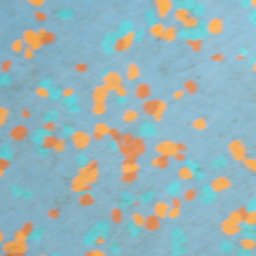
#> input picture tex/ground1013_small.png, 256 x 256 px
$ python test_one_synthesis.py
#> lines starting #> are read from the running program, lines starting #| are printed output that depends on the picture
### src/texto.py
#  Copyright Arthur Leclaire (c), 2019.
#  https://plmlab.math.cnrs.fr/aleclaire/texto

#  Modified by Clément Weinreich and Paul-Henri Pinart in 2023

import numpy as np
import sklearn.mixture                # for EM
from skimage.transform import resize
from scipy.linalg import sqrtm
from src.patch import *
from src.gaussian_texture import *
import src.semidiscrete_ot as sdot
import matplotlib.pyplot as plt
import time
from src.affine_transport import *
import ot
from src.utils import wasserstein_distance

class model:
    def __init__(self,im0, w, nscales, ngmm, visu=False, s=1, niter=100000, C=1,mode="BASETEXTO",recomp_weight=False,mediane=False):
        # Texture synthesis with patch optimal transport
        #  This function initializes the texture model.
        #  It computes all the model parameters from a given exemplar image.
        #
        #   texmodel = model(im0,w,nscales,ngmm, visu = False, s=1, niter=100000, C=1)
        #
        # Input:
        # - im0:      original image
        # - w:        patch size (square patches of size w x w)
        # - nscales:  number of scales
        # - ngmm:     number of Gaussian components in GMM
        # [- visu     show synthesis results while estimating the model]
        # [- s        patch stride]
        # [- niter    number of iterations for estimating semi-discrete OT]
        # [- C        gradient step for estimating semi-discrete OT]
        #
        # Output:
        # - texmodel: texture model
#> called with w = 3, nscales = 4, ngmm = 4, visu = False, s = 1, niter = 100000, C = 1, mode = 'BASETEXTO'
        assert mode in ["BASETEXTO","RANDOMPATCH","NNPROJ","AFFINE"], "mode must be BASETEXTO, RANDOMPATCH, NNPROJ or AFFINE"

        m = im0.shape[0]
#> m = 256
        n = im0.shape[1]
#> n = 256
        if len(im0.shape)>2:
            nc = im0.shape[2]
#> nc = 3
        else:
            nc = 1

        self.nbchannels = nc
#> self.nbchannels = 3
        self.nscales = nscales
        self.patchsize = w
        self.ngmm = ngmm
        self.mode = mode

        self.mediane= mediane
        self.recomp_weight = recomp_weight

        # Parameters
        self.s = s         # stride
        self.niter = niter  # nb of iterations in ASGD
        self.gradientstep = C          # gradient step in ASGD

        # Initialize lists to store transportation maps at all scales
        self.v = []
        self.y = []
        self.y2 = []
        self.nu = []
        self.gmm = []
        self.transform_params = []

        # Storing for experiments
        self.dist_X_TvX = []
        self.dist_Z_R_Z = []
        self.dist_Z_y = []
        self.dist_R_Z_y = []

        self.patches_before_transport = []
        self.patches_after_transport = []
        self.patches_after_recomp = []

        self.couts = []

        self.last_synthesis = None

        t0 = time.time()

        if(mediane and recomp_weight):
            raise Exception("Parametres pas clairs, mediane ou recomp_weight ?")

        for scale in range(nscales-1, -1, -1):

            print(f'Processing scale {scale}')

            # Original image at current scale
            rf = 2**scale
            msc = int(np.ceil(m/rf))
            nsc = int(np.ceil(n/rf))
            im0sc = resize(im0, (msc, nsc), order=3, clip = False, anti_aliasing=False, mode='symmetric');
            im0sc2 = resize(im0, (2*msc, 2*nsc), order=3, clip = False, anti_aliasing=False, mode='symmetric');

            # Synthesis before transport (Gaussian or upsampled)
            if scale == nscales-1:
                (t,mv) = estimate_adsn_model(im0sc)
                self.meancolor = mv
                self.texton = t
                mv = np.reshape(mv,(1,1,nc))*np.ones((msc,nsc,nc))
                synthbt = adsn(t,mv)

            # Construct patch operators
            P = patch(msc,nsc,nc,w,self.s)
            if scale>0:
                P2 = patch(2*msc,2*nsc,nc,2*w,2*self.s)

            # Extract patches before transport
            Pbt = P.im2patch(synthbt)
            # Source measure
            if scale == nscales-1:
                if(self.mode=="RANDOMPATCH"):
                    sample = lambda: Pbt[np.random.randint(P.Np),:]
                elif(self.mode=="AFFINE"):
                    pass
                else:
                    print(f'Estimate Gaussian model')
                    ind = np.zeros((msc,nsc))
                    ind[0:w,0:w] = 1
                    meanadsnp = mv[0:w,0:w,:].flatten()
                    covadsnp = get_covariance_adsn(t,ind)
                    R = sqrtm(covadsnp)   # Warning: should not have complex values!
                    R = np.real(R)
                    sample = lambda : meanadsnp[np.newaxis,:] + (R @ np.random.randn(P.pdim,1)).T
                    self.gauscov = R
            else:
                print(f'Estimate Source GMM with {ngmm} components')
                if(self.mode=="BASETEXTO"):
                    gmm = sklearn.mixture.GaussianMixture(n_components=ngmm).fit(Pbt) # spherical or full
                    sample = lambda : gmm.sample()[0]
                    self.gmm.append(gmm)
                elif(self.mode=="RANDOMPATCH"):
                    sample = lambda: Pbt[np.random.randint(P.Np),:]
                else:
                    sample = None


            # Target measure
            ntarget = min(P.Np, 1000)
            print(f'Estimate target measure with {ntarget} points')
            rperm = np.random.permutation(P.Np)
            P0 = P.im2patch(im0sc)
            y = P0[rperm[0:ntarget],:]
            nu = np.ones(ntarget)/ntarget
            self.y.append(y)
            self.nu.append(nu)
            if scale>0:
                P02 = P2.im2patch(im0sc2)
                y2 = P02[rperm[0:ntarget],:]
                self.y2.append(y2)

            # Compute semi-discrete optimal transport
            print('Compute semi-discrete optimal transport')
            if(self.mode=="NNPROJ"):
                v = 0
                self.v.append(v)
            elif(self.mode=="AFFINE"):
                A,b = affine_transport(Pbt,y)
                self.transform_params.append((A,b))
                affine_app = lambda x: A @ x + b
            else:
                v = sdot.asgd(sample,y,nu,self.niter,C)
                self.v.append(v)


            if(self.mode=="AFFINE"):
                Pbt_transformed = np.array([affine_app(x) for x in Pbt])
                Psynthsc,ind,cout = sdot.map(Pbt_transformed,y,0)
            else:
                # Apply transport map to all patches
                Psynthsc,ind,cout = sdot.map(Pbt,y,v)
                if(self.recomp_weight==False):
                    cout=None

            self.couts.append(cout)

            if(self.mediane):
                synth = P.patch2im_median(Psynthsc)
            else:
                synth = P.patch2im(Psynthsc,cout)

            self.dist_Z_y.append(wasserstein_distance(Psynthsc,y))
            self.dist_R_Z_y.append(wasserstein_distance(y,P.im2patch(synth)))
            self.dist_X_TvX.append(np.linalg.norm(Psynthsc - Pbt,axis=1).mean())
            self.dist_Z_R_Z.append(np.linalg.norm(Psynthsc - P.im2patch(synth),axis=1).mean())

            self.patches_before_transport.append(Pbt)
            self.patches_after_transport.append(Psynthsc)
            self.patches_after_recomp.append(P.im2patch(synth))

            if scale > 0: # Upsample current synthesis
                Psynth2 = y2[ind,:]
                if(self.mediane):
                    synthbt = P2.patch2im_median(Psynth2)
                else:
                    synthbt = P2.patch2im(Psynth2,cout)

            # Display
            if visu:
                dpi = 30
                fig = plt.figure(figsize=(m/float(dpi), n/float(dpi)))
                #fig = plt.subplots(1,2,constrained_layout=True)
                plt.subplot(121)
                plt.imshow(im0sc)
                plt.title('Original')
                plt.axis('off')
                plt.subplot(122)
                plt.imshow(synth)
                plt.title('Synthesis')
                fig.suptitle('Scale '+str(scale))
                plt.axis('off')
                plt.pause(0.1)
#> this loop made 1 pass
#> pass 1, in __init__, `im0sc = resize(im0, (msc, nsc), order=3, clip = False, anti_aliasing=F..`:
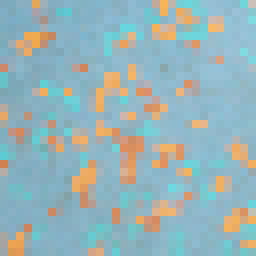
#> im0sc: shape (32, 32, 3) float64 (shown 8 times larger); mean R, G, B 0.595, 0.708, 0.725
#> pass 1, in __init__, `im0sc2 = resize(im0, (2*msc, 2*nsc), order=3, clip = False, anti_alias..`:
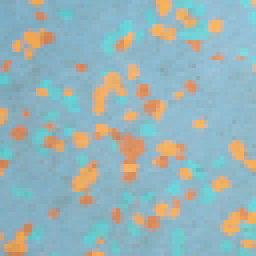
#> im0sc2: shape (64, 64, 3) float64 (shown 4 times larger); mean R, G, B 0.596, 0.707, 0.724
#> after the loop, self.couts = []; self.dist_R_Z_y = []; self.dist_X_TvX = []; self.dist_Z_R_Z = []; self.dist_Z_y = []; self.gmm = []; self.nu = []; self.patches_after_recomp = []; self.patches_after_transport = []; self.patches_before_transport = []; self.transform_params = []; self.v = []; self.y = []; self.y2 = []

        elapsed_time = time.time()-t0
        print("Elapsed time : ", elapsed_time, ' seconds')


    # [88 lines left out: function synthesize, not called in this run]

### test_one_synthesis.py
import numpy as np
import matplotlib.pyplot as plt
import matplotlib
import src.texto as texto


# Load input image
im0 = np.double(plt.imread('tex/ground1013_small.png'))
m,n,nc=im0.shape

#> (the run stopped early here; a loop or call above may not have finished)
